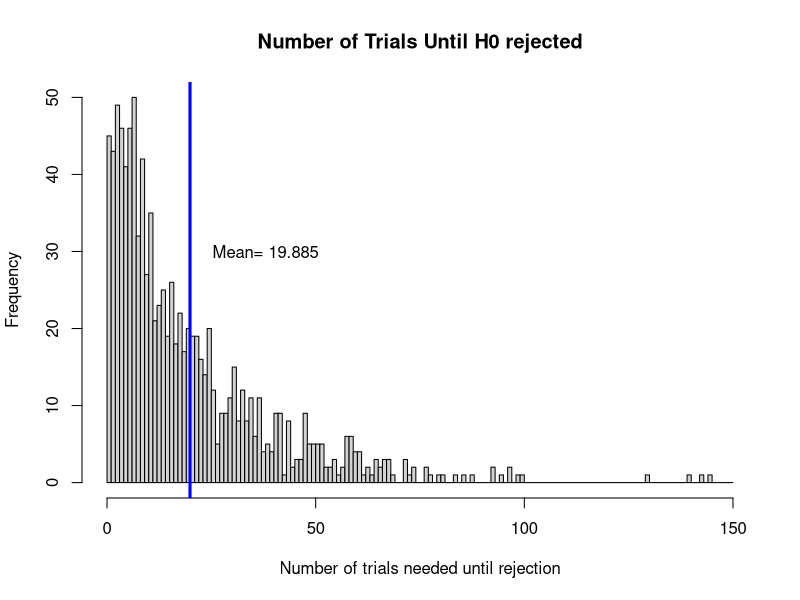
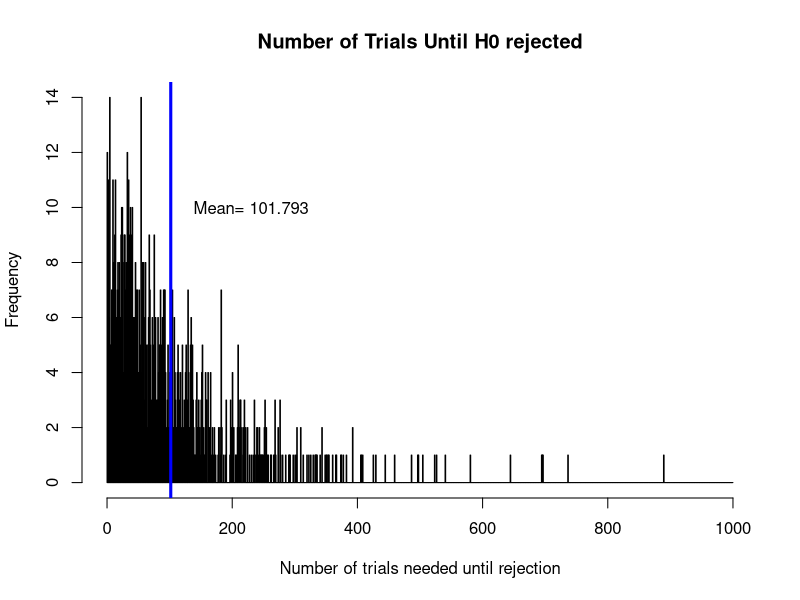

Reproduce these figures in R, in order.
## ---- chunk 1
library(tidyverse)
'%!in%' <- function(x,y)!('%in%'(x,y))
set.seed(11)

num_samps=100
alpha=0.05
mu_hidden=10 #the null mean (hidden from our CI construction)
vec_of_stats<-c()
for (i in 1:1000){
  vec<-c()
  while(FALSE %!in% vec){
    samp<-rnorm(num_samps, mu_hidden, sd=1)
    ub_ci=mean(samp)+qnorm(1-(alpha)/2)*(1/sqrt(num_samps))
    lb_ci=mean(samp)+qnorm(alpha/2)*(1/sqrt(num_samps))
    vec<-c(vec, between(mu_hidden, lb_ci, ub_ci))
  }
  vec_of_stats<-c(vec_of_stats, length(vec))
}

hist(vec_of_stats, breaks=seq(0,150,1), main="Number of Trials Until H0 rejected", xlab="Number of trials needed until rejection")
abline(v=mean(vec_of_stats), col="blue", lwd=3)
text(38, 30, paste("Mean=", mean(vec_of_stats), sep=" "))
## ---- chunk 2
set.seed(11)

num_samps=100
alpha=0.01
mu_hidden=10 #the null mean (hidden from our CI construction)
vec_of_stats<-c()
for (i in 1:1000){
  vec<-c()
  while(FALSE %!in% vec){
    samp<-rnorm(num_samps, mu_hidden, sd=1)
    ub_ci=mean(samp)+qnorm(1-(alpha)/2)*(1/sqrt(num_samps))
    lb_ci=mean(samp)+qnorm(alpha/2)*(1/sqrt(num_samps))
    vec<-c(vec, between(mu_hidden, lb_ci, ub_ci))
  }
  vec_of_stats<-c(vec_of_stats, length(vec))
}

hist(vec_of_stats, breaks=seq(0,1000,1), main="Number of Trials Until H0 rejected", xlab="Number of trials needed until rejection")
abline(v=mean(vec_of_stats), col="blue", lwd=3)
text(230, 10, paste("Mean=", mean(vec_of_stats), sep=" "))
